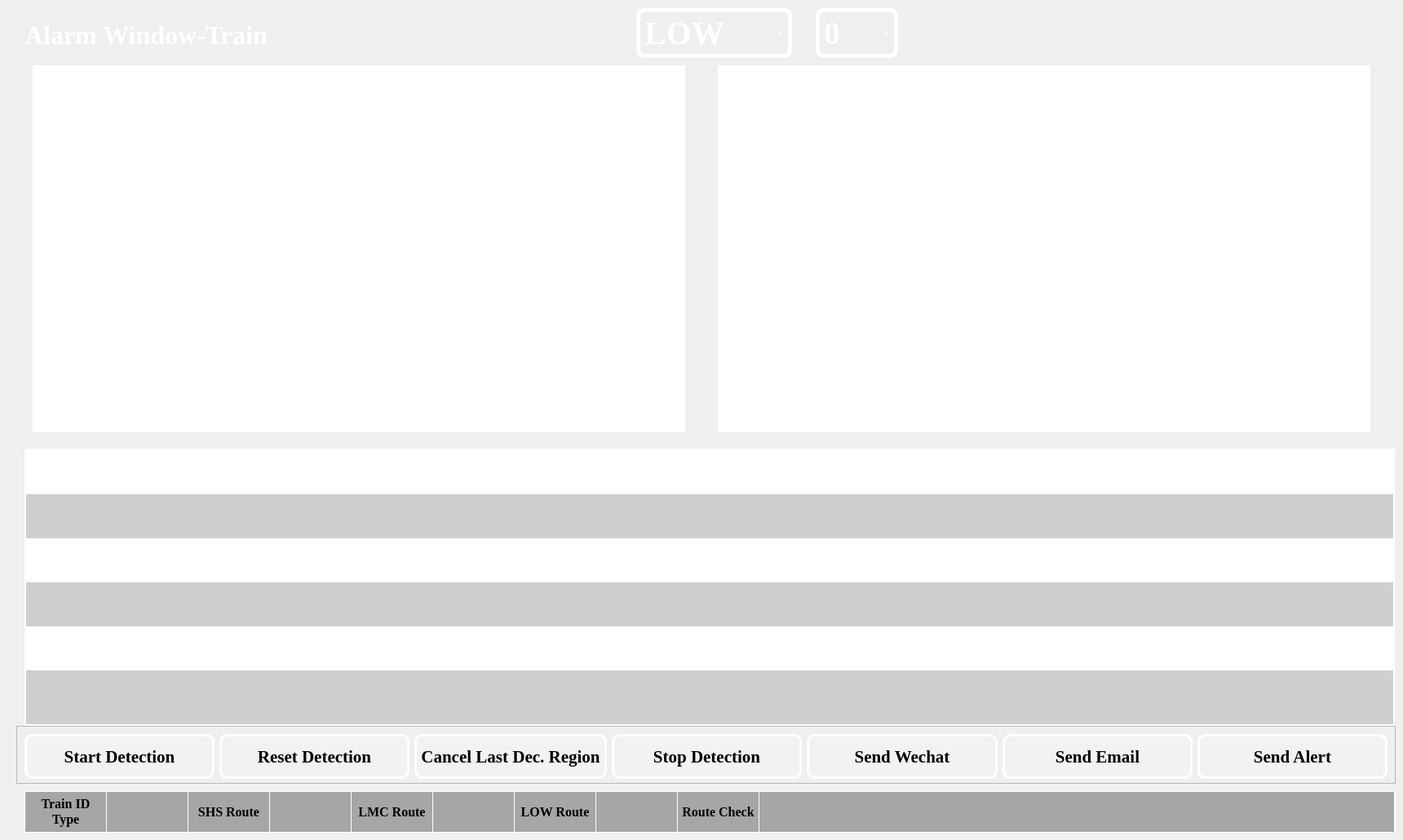
    <widget class="QWidget" name="page_6">
     <widget class="QLabel" name="label_7">
      <property name="geometry">
       <rect>
        <x>30</x>
        <y>20</y>
        <width>381</width>
        <height>45</height>
       </rect>
      </property>
      <property name="font">
       <font>
        <family>Times New Roman</family>
        <pointsize>24</pointsize>
        <weight>75</weight>
        <italic>false</italic>
        <bold>true</bold>
       </font>
      </property>
      <property name="styleSheet">
       <string notr="true">font: bold 24pt &quot;Times New Roman&quot;;
color: rgb(255, 255, 255);</string>
      </property>
      <property name="text">
       <string>Alarm Window-Train</string>
      </property>
     </widget>
     <widget class="QTableWidget" name="tableWidget_4">
      <property name="geometry">
       <rect>
        <x>30</x>
        <y>550</y>
        <width>1680</width>
        <height>340</height>
       </rect>
      </property>
      <property name="styleSheet">
       <string notr="true">QTableWidget {
    background-color: white;      /* 白色背景 */
    border: 2px solid white;      /* 白色边框 */
    border-radius: 0px;           /* 直角边框 */
	font: 13pt &quot;Times New Roman&quot;;
color:black;
}
QHeaderView::section {
    background-color: #2f5597;
    color: white;
padding:10px;
	font: bold 12pt &quot;Times New Roman&quot;;
gridline-color: #2f5597;
}
QTableView {
background-color:#white;    
alternate-background-color: #cfcfcf;
gridline-color: #a6a6a6;
text-align: center;
}
/* 强制覆盖角按钮样式 */
QTableWidget QTableCornerButton::section {
    background-color: #2f5597 !important;
}</string>
      </property>
      <property name="lineWidth">
       <number>1</number>
      </property>
      <property name="sizeAdjustPolicy">
       <enum>QAbstractScrollArea::AdjustToContentsOnFirstShow</enum>
      </property>
      <property name="alternatingRowColors">
       <bool>true</bool>
      </property>
      <property name="showGrid">
       <bool>false</bool>
      </property>
      <property name="wordWrap">
       <bool>true</bool>
      </property>
      <property name="rowCount">
       <number>6</number>
      </property>
      <property name="columnCount">
       <number>8</number>
      </property>
      <attribute name="horizontalHeaderVisible">
       <bool>false</bool>
      </attribute>
      <attribute name="horizontalHeaderCascadingSectionResizes">
       <bool>false</bool>
      </attribute>
      <attribute name="horizontalHeaderMinimumSectionSize">
       <number>30</number>
      </attribute>
      <attribute name="horizontalHeaderDefaultSectionSize">
       <number>200</number>
      </attribute>
      <attribute name="horizontalHeaderHighlightSections">
       <bool>true</bool>
      </attribute>
      <attribute name="horizontalHeaderShowSortIndicator" stdset="0">
       <bool>false</bool>
      </attribute>
      <attribute name="horizontalHeaderStretchLastSection">
       <bool>true</bool>
      </attribute>
      <attribute name="verticalHeaderVisible">
       <bool>false</bool>
      </attribute>
      <attribute name="verticalHeaderCascadingSectionResizes">
       <bool>false</bool>
      </attribute>
      <attribute name="verticalHeaderMinimumSectionSize">
       <number>54</number>
      </attribute>
      <attribute name="verticalHeaderDefaultSectionSize">
       <number>54</number>
      </attribute>
      <attribute name="verticalHeaderHighlightSections">
       <bool>true</bool>
      </attribute>
      <attribute name="verticalHeaderShowSortIndicator" stdset="0">
       <bool>false</bool>
      </attribute>
      <attribute name="verticalHeaderStretchLastSection">
       <bool>true</bool>
      </attribute>
      <row/>
      <row/>
      <row/>
      <row/>
      <row/>
      <row/>
      <column>
       <property name="text">
        <string>Train
ID</string>
       </property>
      </column>
      <column>
       <property name="text">
        <string>Date/Time</string>
       </property>
      </column>
      <column>
       <property name="text">
        <string>Status</string>
       </property>
      </column>
      <column>
       <property name="text">
        <string>Delay</string>
       </property>
      </column>
      <column>
       <property name="text">
        <string>Dwell
Time</string>
       </property>
      </column>
      <column>
       <property name="text">
        <string>Location</string>
       </property>
      </column>
      <column>
       <property name="text">
        <string>Station</string>
       </property>
      </column>
      <column>
       <property name="text">
        <string>Berthed/Door</string>
       </property>
      </column>
      <item row="0" column="0">
       <property name="text">
        <string/>
       </property>
      </item>
      <item row="0" column="1">
       <property name="text">
        <string/>
       </property>
      </item>
      <item row="1" column="1">
       <property name="text">
        <string/>
       </property>
      </item>
      <item row="2" column="1">
       <property name="text">
        <string/>
       </property>
      </item>
      <item row="3" column="1">
       <property name="text">
        <string/>
       </property>
      </item>
     </widget>
     <widget class="QFrame" name="frame_22">
      <property name="geometry">
       <rect>
        <x>40</x>
        <y>80</y>
        <width>800</width>
        <height>450</height>
       </rect>
      </property>
      <property name="styleSheet">
       <string notr="true">#frame_22{
 border-radius: 0px;           /* 直角边框 */
	background-color: rgb(255, 255, 255);
}</string>
      </property>
      <property name="frameShape">
       <enum>QFrame::StyledPanel</enum>
      </property>
      <property name="frameShadow">
       <enum>QFrame::Raised</enum>
      </property>
     </widget>
     <widget class="QFrame" name="frame_23">
      <property name="geometry">
       <rect>
        <x>880</x>
        <y>80</y>
        <width>800</width>
        <height>450</height>
       </rect>
      </property>
      <property name="styleSheet">
       <string notr="true">#frame_23{
 border-radius: 0px;           /* 直角边框 */
	background-color: rgb(255, 255, 255);
}</string>
      </property>
      <property name="frameShape">
       <enum>QFrame::StyledPanel</enum>
      </property>
      <property name="frameShadow">
       <enum>QFrame::Raised</enum>
      </property>
     </widget>
     <widget class="QFrame" name="frame_27">
      <property name="geometry">
       <rect>
        <x>20</x>
        <y>890</y>
        <width>1691</width>
        <height>71</height>
       </rect>
      </property>
      <property name="font">
       <font>
        <family>Times New Roman</family>
        <pointsize>16</pointsize>
       </font>
      </property>
      <property name="frameShape">
       <enum>QFrame::StyledPanel</enum>
      </property>
      <property name="frameShadow">
       <enum>QFrame::Raised</enum>
      </property>
      <layout class="QHBoxLayout" name="horizontalLayout_7">
       <item>
        <widget class="QPushButton" name="pushButton_39">
         <property name="minimumSize">
          <size>
           <width>0</width>
           <height>55</height>
          </size>
         </property>
         <property name="font">
          <font>
           <family>Times New Roman</family>
           <pointsize>16</pointsize>
           <weight>75</weight>
           <bold>true</bold>
          </font>
         </property>
         <property name="styleSheet">
          <string notr="true">
QPushButton {
    padding: 5px;
    border: 3px solid rgb(255, 255, 255);
    border-radius: 10px;
color:black;
	background-color: #f2f2f2;
}
/* 鼠标悬停效果 */
QPushButton:hover {
    background: rgb(190, 199, 211);

}

/* 按下效果 */
QPushButton:pressed {
   background: #4B6C8A;
}</string>
         </property>
         <property name="text">
          <string>Start Detection</string>
         </property>
        </widget>
       </item>
       <item>
        <widget class="QPushButton" name="pushButton_40">
         <property name="minimumSize">
          <size>
           <width>0</width>
           <height>55</height>
          </size>
         </property>
         <property name="font">
          <font>
           <family>Times New Roman</family>
           <pointsize>16</pointsize>
           <weight>75</weight>
           <bold>true</bold>
          </font>
         </property>
         <property name="styleSheet">
          <string notr="true">
QPushButton {
    padding: 5px;
    border: 3px solid rgb(255, 255, 255);
    border-radius: 10px;
color:black;
	background-color: #f2f2f2;
}
/* 鼠标悬停效果 */
QPushButton:hover {
    background: rgb(190, 199, 211);

}

/* 按下效果 */
QPushButton:pressed {
   background: #4B6C8A;
}</string>
         </property>
         <property name="text">
          <string>Reset Detection</string>
         </property>
        </widget>
       </item>
       <item>
        <widget class="QPushButton" name="pushButton_41">
         <property name="minimumSize">
          <size>
           <width>0</width>
           <height>55</height>
          </size>
         </property>
         <property name="font">
          <font>
           <family>Times New Roman</family>
           <pointsize>16</pointsize>
           <weight>75</weight>
           <bold>true</bold>
          </font>
         </property>
         <property name="styleSheet">
          <string notr="true">
QPushButton {
    padding: 5px;
    border: 3px solid rgb(255, 255, 255);
    border-radius: 10px;
color:black;
	background-color: #f2f2f2;
}
/* 鼠标悬停效果 */
QPushButton:hover {
    background: rgb(190, 199, 211);

}

/* 按下效果 */
QPushButton:pressed {
   background: #4B6C8A;
}</string>
         </property>
         <property name="text">
          <string>Cancel Last Dec. Region</string>
         </property>
        </widget>
       </item>
       <item>
        <widget class="QPushButton" name="pushButton_42">
         <property name="minimumSize">
          <size>
           <width>0</width>
           <height>55</height>
          </size>
         </property>
         <property name="font">
          <font>
           <family>Times New Roman</family>
           <pointsize>16</pointsize>
           <weight>75</weight>
           <bold>true</bold>
          </font>
         </property>
         <property name="styleSheet">
          <string notr="true">
QPushButton {
    padding: 5px;
    border: 3px solid rgb(255, 255, 255);
    border-radius: 10px;
color:black;
	background-color: #f2f2f2;
}
/* 鼠标悬停效果 */
QPushButton:hover {
    background: rgb(190, 199, 211);

}

/* 按下效果 */
QPushButton:pressed {
   background: #4B6C8A;
}</string>
         </property>
         <property name="text">
          <string>Stop Detection</string>
         </property>
        </widget>
       </item>
       <item>
        <widget class="QPushButton" name="pushButton_43">
         <property name="minimumSize">
          <size>
           <width>0</width>
           <height>55</height>
          </size>
         </property>
         <property name="font">
          <font>
           <family>Times New Roman</family>
           <pointsize>16</pointsize>
           <weight>75</weight>
           <bold>true</bold>
          </font>
         </property>
         <property name="styleSheet">
          <string notr="true">
QPushButton {
    padding: 5px;
    border: 3px solid rgb(255, 255, 255);
    border-radius: 10px;
color:black;
	background-color: #f2f2f2;
}
/* 鼠标悬停效果 */
QPushButton:hover {
    background: rgb(190, 199, 211);

}

/* 按下效果 */
QPushButton:pressed {
   background: #4B6C8A;
}</string>
         </property>
         <property name="text">
          <string>Send Wechat</string>
         </property>
        </widget>
       </item>
       <item>
        <widget class="QPushButton" name="pushButton_44">
         <property name="minimumSize">
          <size>
           <width>0</width>
           <height>55</height>
          </size>
         </property>
         <property name="font">
          <font>
           <family>Times New Roman</family>
           <pointsize>16</pointsize>
           <weight>75</weight>
           <bold>true</bold>
          </font>
         </property>
         <property name="styleSheet">
          <string notr="true">
QPushButton {
    padding: 5px;
    border: 3px solid rgb(255, 255, 255);
    border-radius: 10px;
color:black;
	background-color: #f2f2f2;
}
/* 鼠标悬停效果 */
QPushButton:hover {
    background: rgb(190, 199, 211);

}

/* 按下效果 */
QPushButton:pressed {
   background: #4B6C8A;
}</string>
         </property>
         <property name="text">
          <string>Send Email</string>
         </property>
        </widget>
       </item>
       <item>
        <widget class="QPushButton" name="pushButton_45">
         <property name="minimumSize">
          <size>
           <width>0</width>
           <height>55</height>
          </size>
         </property>
         <property name="font">
          <font>
           <family>Times New Roman</family>
           <pointsize>16</pointsize>
           <weight>75</weight>
           <bold>true</bold>
          </font>
         </property>
         <property name="styleSheet">
          <string notr="true">
QPushButton {
    padding: 5px;
    border: 3px solid rgb(255, 255, 255);
    border-radius: 10px;
color:black;
	background-color: #f2f2f2;
}
/* 鼠标悬停效果 */
QPushButton:hover {
    background: rgb(190, 199, 211);

}

/* 按下效果 */
QPushButton:pressed {
   background: #4B6C8A;
}</string>
         </property>
         <property name="text">
          <string>Send Alert</string>
         </property>
        </widget>
       </item>
      </layout>
     </widget>
     <widget class="QComboBox" name="comboBox_27">
      <property name="geometry">
       <rect>
        <x>780</x>
        <y>10</y>
        <width>191</width>
        <height>61</height>
       </rect>
      </property>
      <property name="font">
       <font>
        <family>Times New Roman</family>
        <pointsize>30</pointsize>
        <weight>75</weight>
        <bold>true</bold>
       </font>
      </property>
      <property name="styleSheet">
       <string notr="true">
QComboBox {
    padding: 5px;
    border: 5px solid rgb(255, 255, 255);
    border-radius: 10px;
background-color:transparent;
color:rgb(255, 255, 255)
}
QComboBox::drop-down {
    width: 20px;  /* 下拉箭头宽度 */
}</string>
      </property>
      <item>
       <property name="text">
        <string>LOW</string>
       </property>
      </item>
      <item>
       <property name="text">
        <string>SHS</string>
       </property>
      </item>
      <item>
       <property name="text">
        <string>KOT</string>
       </property>
      </item>
      <item>
       <property name="text">
        <string>UNI</string>
       </property>
      </item>
      <item>
       <property name="text">
        <string>TAP</string>
       </property>
      </item>
      <item>
       <property name="text">
        <string>ADM</string>
       </property>
      </item>
      <item>
       <property name="text">
        <string>EXC</string>
       </property>
      </item>
      <item>
       <property name="text">
        <string>NHUH</string>
       </property>
      </item>
      <item>
       <property name="text">
        <string>MKK</string>
       </property>
      </item>
      <item>
       <property name="text">
        <string>TAW</string>
       </property>
      </item>
      <item>
       <property name="text">
        <string>SHT</string>
       </property>
      </item>
      <item>
       <property name="text">
        <string>FOT</string>
       </property>
      </item>
      <item>
       <property name="text">
        <string>FAN</string>
       </property>
      </item>
      <item>
       <property name="text">
        <string>LMC</string>
       </property>
      </item>
      <item>
       <property name="text">
        <string>HUH</string>
       </property>
      </item>
      <item>
       <property name="text">
        <string>RAC</string>
       </property>
      </item>
      <item>
       <property name="text">
        <string>TWO</string>
       </property>
      </item>
     </widget>
     <widget class="QPushButton" name="pushButton_59">
      <property name="geometry">
       <rect>
        <x>1630</x>
        <y>20</y>
        <width>51</width>
        <height>51</height>
       </rect>
      </property>
      <property name="styleSheet">
       <string notr="true">
/* 基础样式（包含图标） */
QPushButton {
    
	border-image: url(:/icons/icons/暂停 (1).png);
    background: transparent; /* 防止背景覆盖 */
    border: none;            /* 移除默认边框 */
    padding: 0px;            /* 确保图片不被内边距挤压 */
border-radius:0px;
}

/* 鼠标悬停效果 */
QPushButton:hover {
    background:rgb(65, 119, 211);     /* 悬停时覆盖背景色 */
}

/* 按下效果 */
QPushButton:pressed {
    background: #4B6C8A;     /* 按下时覆盖背景色 */
}</string>
      </property>
      <property name="text">
       <string/>
      </property>
     </widget>
     <widget class="QComboBox" name="comboBox_32">
      <property name="geometry">
       <rect>
        <x>1000</x>
        <y>10</y>
        <width>101</width>
        <height>61</height>
       </rect>
      </property>
      <property name="font">
       <font>
        <family>Times New Roman</family>
        <pointsize>30</pointsize>
        <weight>75</weight>
        <bold>true</bold>
       </font>
      </property>
      <property name="styleSheet">
       <string notr="true">
QComboBox {
    padding: 5px;
    border: 5px solid rgb(255, 255, 255);
    border-radius: 10px;
background-color:transparent;
color:rgb(255, 255, 255)
}
QComboBox::drop-down {
    width: 20px;  /* 下拉箭头宽度 */
}</string>
      </property>
      <item>
       <property name="text">
        <string>0</string>
       </property>
      </item>
      <item>
       <property name="text">
        <string>1</string>
       </property>
      </item>
      <item>
       <property name="text">
        <string>2</string>
       </property>
      </item>
      <item>
       <property name="text">
        <string>3</string>
       </property>
      </item>
      <item>
       <property name="text">
        <string>4</string>
       </property>
      </item>
      <item>
       <property name="text">
        <string>5</string>
       </property>
      </item>
      <item>
       <property name="text">
        <string>6</string>
       </property>
      </item>
      <item>
       <property name="text">
        <string>7</string>
       </property>
      </item>
      <item>
       <property name="text">
        <string>8</string>
       </property>
      </item>
      <item>
       <property name="text">
        <string>9</string>
       </property>
      </item>
      <item>
       <property name="text">
        <string>10</string>
       </property>
      </item>
     </widget>
     <widget class="QTableWidget" name="tableWidget_8">
      <property name="geometry">
       <rect>
        <x>30</x>
        <y>970</y>
        <width>1681</width>
        <height>51</height>
       </rect>
      </property>
      <property name="font">
       <font>
        <family>Times New Roman</family>
        <pointsize>16</pointsize>
        <weight>50</weight>
        <italic>false</italic>
        <bold>false</bold>
       </font>
      </property>
      <property name="styleSheet">
       <string notr="true">QTableWidget {
    border-radius: 0px;           /* 直角边框 */
	font: 16pt &quot;Times New Roman&quot;;
 border: 1px solid white
}
QHeaderView::section {
    background-color: #E2EAF4;
    color: black;
width:200px;
	font: bold 16pt &quot;Times New Roman&quot;;
gridline-color: rgb(255, 255, 255);
}
QTableView {
background-color:#a6a6a6;    
gridline-color: rgb(255, 255, 255);
}</string>
      </property>
      <property name="showGrid">
       <bool>true</bool>
      </property>
      <property name="rowCount">
       <number>1</number>
      </property>
      <property name="columnCount">
       <number>10</number>
      </property>
      <attribute name="horizontalHeaderVisible">
       <bool>false</bool>
      </attribute>
      <attribute name="horizontalHeaderCascadingSectionResizes">
       <bool>false</bool>
      </attribute>
      <attribute name="horizontalHeaderHighlightSections">
       <bool>true</bool>
      </attribute>
      <attribute name="horizontalHeaderShowSortIndicator" stdset="0">
       <bool>false</bool>
      </attribute>
      <attribute name="horizontalHeaderStretchLastSection">
       <bool>true</bool>
      </attribute>
      <attribute name="verticalHeaderVisible">
       <bool>false</bool>
      </attribute>
      <attribute name="verticalHeaderCascadingSectionResizes">
       <bool>false</bool>
      </attribute>
      <attribute name="verticalHeaderMinimumSectionSize">
       <number>50</number>
      </attribute>
      <attribute name="verticalHeaderDefaultSectionSize">
       <number>50</number>
      </attribute>
      <attribute name="verticalHeaderHighlightSections">
       <bool>true</bool>
      </attribute>
      <attribute name="verticalHeaderShowSortIndicator" stdset="0">
       <bool>false</bool>
      </attribute>
      <attribute name="verticalHeaderStretchLastSection">
       <bool>true</bool>
      </attribute>
      <row>
       <property name="text">
        <string>        Status</string>
       </property>
      </row>
      <column>
       <property name="text">
        <string/>
       </property>
      </column>
      <column/>
      <column/>
      <column/>
      <column/>
      <column/>
      <column/>
      <column/>
      <column/>
      <column/>
      <item row="0" column="0">
       <property name="text">
        <string>Train ID Type</string>
       </property>
       <property name="font">
        <font>
         <family>Times New Roman</family>
         <pointsize>12</pointsize>
         <weight>75</weight>
         <bold>true</bold>
        </font>
       </property>
       <property name="textAlignment">
        <set>AlignCenter</set>
       </property>
      </item>
      <item row="0" column="2">
       <property name="text">
        <string>SHS Route</string>
       </property>
       <property name="font">
        <font>
         <family>Times New Roman</family>
         <pointsize>12</pointsize>
         <weight>75</weight>
         <bold>true</bold>
        </font>
       </property>
       <property name="textAlignment">
        <set>AlignCenter</set>
       </property>
      </item>
      <item row="0" column="4">
       <property name="text">
        <string>LMC Route</string>
       </property>
       <property name="font">
        <font>
         <family>Times New Roman</family>
         <pointsize>12</pointsize>
         <weight>75</weight>
         <bold>true</bold>
        </font>
       </property>
       <property name="textAlignment">
        <set>AlignCenter</set>
       </property>
      </item>
      <item row="0" column="6">
       <property name="text">
        <string>LOW Route</string>
       </property>
       <property name="font">
        <font>
         <family>Times New Roman</family>
         <pointsize>12</pointsize>
         <weight>75</weight>
         <bold>true</bold>
        </font>
       </property>
       <property name="textAlignment">
        <set>AlignCenter</set>
       </property>
      </item>
      <item row="0" column="8">
       <property name="text">
        <string>Route Check</string>
       </property>
       <property name="font">
        <font>
         <family>Times New Roman</family>
         <pointsize>12</pointsize>
         <weight>75</weight>
         <bold>true</bold>
        </font>
       </property>
       <property name="textAlignment">
        <set>AlignCenter</set>
       </property>
      </item>
     </widget>
     <zorder>label_7</zorder>
     <zorder>tableWidget_4</zorder>
     <zorder>frame_22</zorder>
     <zorder>frame_23</zorder>
     <zorder>comboBox_27</zorder>
     <zorder>frame_27</zorder>
     <zorder>pushButton_59</zorder>
     <zorder>comboBox_32</zorder>
     <zorder>tableWidget_8</zorder>
    </widget>
